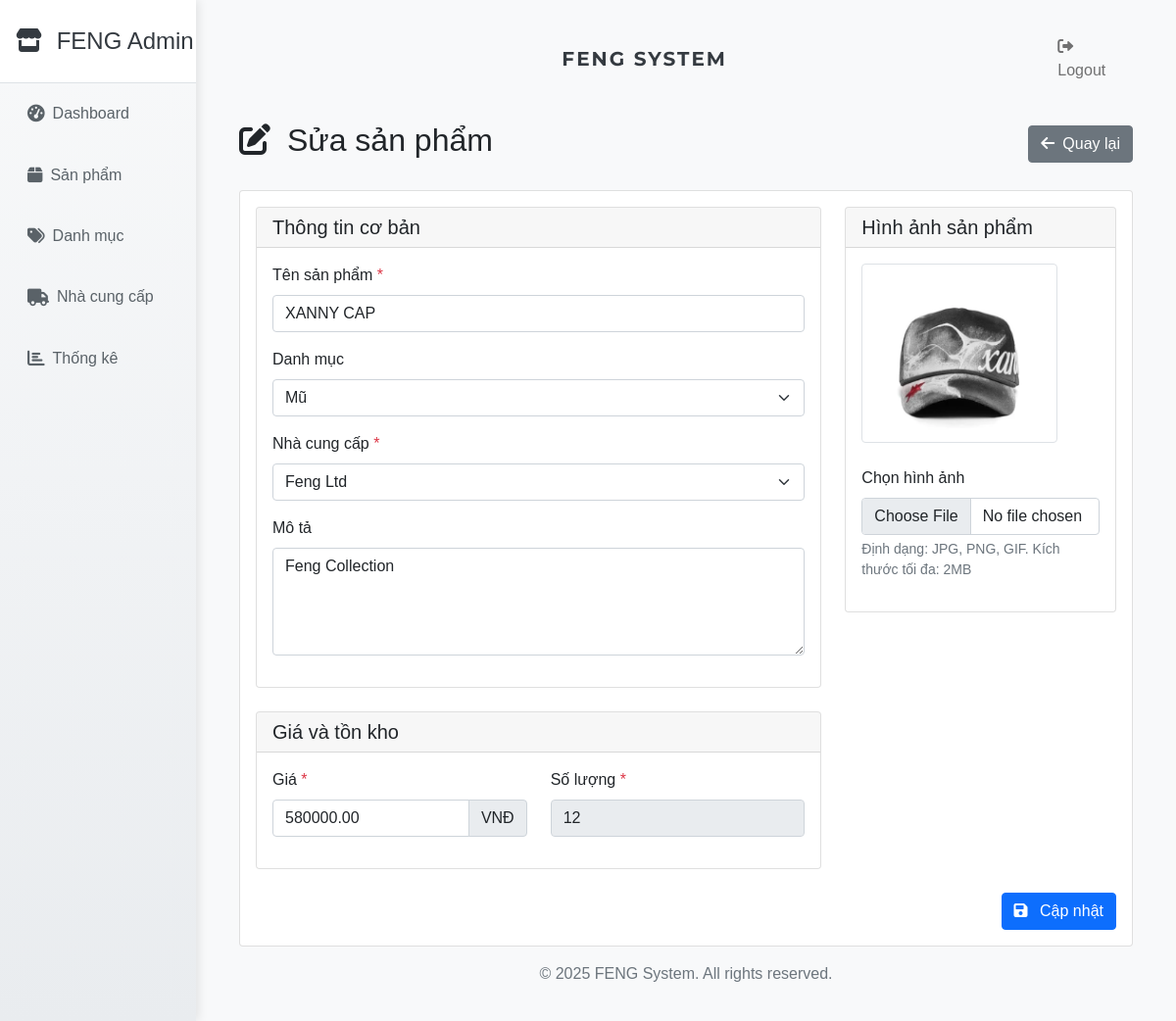
The page /PHPApp/index.php?action=edit_product&id=15 (signed in) on the database its author committed.
### tables this page shows
CREATE TABLE `products` (
  `id` int NOT NULL AUTO_INCREMENT,
  `name` varchar(255) NOT NULL,
  `description` text,
  `price` decimal(10,2) NOT NULL,
  `quantity` int NOT NULL DEFAULT '0',
  `image` varchar(255) DEFAULT NULL,
  `category_id` int DEFAULT NULL,
  `created_at` datetime DEFAULT CURRENT_TIMESTAMP,
  PRIMARY KEY (`id`),
  KEY `category_id` (`category_id`),
  CONSTRAINT `products_ibfk_1` FOREIGN KEY (`category_id`) REFERENCES `categories` (`id`) ON DELETE SET NULL
);

CREATE TABLE `categories` (
  `id` int NOT NULL AUTO_INCREMENT,
  `name` varchar(255) NOT NULL,
  `description` text,
  `created_at` datetime DEFAULT CURRENT_TIMESTAMP,
  PRIMARY KEY (`id`)
);

### PHPApp/config/database.php (called while the page is built, shortened)
<?php
class Database {
    private $host = "localhost";
    private $db_name = "bt3";
    private $username = "root";
    private $password = "123456789";
    public function getConnection() {
        $this->conn = null;
        try {
            $this->conn = new PDO(
                "mysql:host=" . $this->host . ";dbname=" . $this->db_name,
                $this->username,
                $this->password
            );
            $this->conn->setAttribute(PDO::ATTR_ERRMODE, PDO::ERRMODE_EXCEPTION);
            $this->conn->exec("set names utf8");
        } catch(PDOException $e) {
            echo "Connection error: " . $e->getMessage();
        }
        return $this->conn;
    }
}

### PHPApp/models/Product.php (called while the page is built, shortened)
<?php
class Product {
    private $conn;
    private $table_name = "products";
    public $id;
    public function __construct($db) {
        $this->conn = $db;
    }
    public function readOne() {
        $query = "SELECT p.*, c.name as category_name,
                        GROUP_CONCAT(DISTINCT s.id SEPARATOR ',') as supplier_ids,
                        GROUP_CONCAT(DISTINCT s.name SEPARATOR ',') as supplier_names,
                        GROUP_CONCAT(DISTINCT ps.price SEPARATOR ',') as supplier_prices
                 FROM " . $this->table_name . " p
                 LEFT JOIN categories c ON p.category_id = c.id
                 LEFT JOIN product_suppliers ps ON p.id = ps.product_id
                 LEFT JOIN suppliers s ON ps.supplier_id = s.id
                 WHERE p.id = ?
                 GROUP BY p.id
                 LIMIT 0,1";
        $stmt = $this->conn->prepare($query);
        $stmt->bindParam(1, $this->id);
        $stmt->execute();
        $row = $stmt->fetch(PDO::FETCH_ASSOC);
        if($row) {
            $this->name = $row['name'];
            $this->description = $row['description'];
            $this->price = $row['price'];
            $this->quantity = $row['quantity'];
            $this->image = $row['image'];
            $this->category_id = $row['category_id'];
            $this->supplier_ids = $row['supplier_ids'] ? explode(',', $row['supplier_ids']) : array();
            return true;
        }
        return false;
    }
}

### PHPApp/models/Category.php (called while the page is built, shortened)
<?php
class Category {
    private $conn;
    private $table_name = "categories";
    public function __construct($db) {
        $this->conn = $db;
    }
    public function read($limit = null, $offset = null) {
        $query = "SELECT * FROM " . $this->table_name . " ORDER BY created_at DESC";
        $stmt = $this->conn->prepare($query);
        $stmt->execute();
        return $stmt;
    }
}

### PHPApp/models/Supplier.php (called while the page is built, shortened)
<?php
class Supplier {
    private $conn;
    private $table_name = "suppliers";
    public function __construct($db) {
        $this->conn = $db;
    }
    public function read($limit = null, $offset = null) {
        $query = "SELECT * FROM " . $this->table_name . " ORDER BY created_at DESC";
        $stmt = $this->conn->prepare($query);
        $stmt->execute();
        return $stmt;
    }
}

### PHPApp/views/products/form.php (the view, shortened to what this page needs)
<div class="container-fluid">
    <div class="d-flex justify-content-between align-items-center mb-4">
        <h2>
            <i class="fas <?php echo isset($product) ? 'fa-edit' : 'fa-plus'; ?> me-2"></i>
            <?php echo isset($product) ? 'Sửa sản phẩm' : 'Thêm sản phẩm mới'; ?>
        </h2>
        <a href="index.php?action=products" class="btn btn-secondary">
            <i class="fas fa-arrow-left me-2"></i>Quay lại
        </a>
    </div>
    <div class="card">
        <div class="card-body">
            <form action="index.php?action=<?php echo isset($product) ? 'update_product' : 'store_product'; ?>"
                  method="POST"
                  enctype="multipart/form-data"
                  class="needs-validation"
                  novalidate>
                <div class="row">
                    <div class="col-md-8">
                        <div class="card mb-4">
                            <div class="card-header">
                                <h5 class="card-title mb-0">Thông tin cơ bản</h5>
                            </div>
                            <div class="card-body">
                                <div class="mb-3">
                                    <label for="name" class="form-label">Tên sản phẩm <span class="text-danger">*</span></label>
                                    <input type="text"
                                           class="form-control"
                                           id="name"
                                           name="name"
                                           value="<?php echo isset($product) ? htmlspecialchars($product['name']) : ''; ?>"
                                           required>
                                </div>
                                <div class="mb-3">
                                    <label for="category_id" class="form-label">Danh mục</label>
                                    <select class="form-select" id="category_id" name="category_id">
                                        <?php foreach ($categories as $category): ?>
                                            <option value="<?php echo $category['id']; ?>"
                                                <?php echo (isset($product) && $product['category_id'] == $category['id']) ? 'selected' : ''; ?>>
                                                <?php echo htmlspecialchars($category['name']); ?>
                                            </option>
                                        <?php endforeach; ?>
                                    </select>
                                </div>
                                <div class="mb-3">
                                    <label for="supplier_id" class="form-label">Nhà cung cấp <span class="text-danger">*</span></label>
                                    <select class="form-select" id="supplier_id" name="supplier_id" required>
                                        <?php foreach ($suppliers as $supplier): ?>
                                            <option value="<?php echo $supplier['id']; ?>"
                                                <?php echo (isset($product) && in_array($supplier['id'], $product['supplier_ids'] ?? [])) ? 'selected' : ''; ?>>
                                                <?php echo htmlspecialchars($supplier['name']); ?>
                                            </option>
                                        <?php endforeach; ?>
                                    </select>
                                </div>
                                <div class="mb-3">
                                    <label for="description" class="form-label">Mô tả</label>
                                    <textarea class="form-control"
                                              id="description"
                                              name="description"
                                              rows="4"><?php echo isset($product) ? htmlspecialchars($product['description']) : ''; ?></textarea>
                                </div>
                            </div>
                        </div>
                        <div class="card mb-4">
                            <div class="card-header">
                                <h5 class="card-title mb-0">Giá và tồn kho</h5>
                            </div>
                            <div class="card-body">
                                <div class="row">
                                    <div class="col-md-6">
                                        <div class="mb-3">
                                            <label for="price" class="form-label">Giá <span class="text-danger">*</span></label>
                                            <div class="input-group">
                                                <input type="number"
                                                       class="form-control"
                                                       id="price"
                                                       name="price"
                                                       value="<?php echo (isset($product['price']) ? $product['price'] : ''); ?>"
                                                       required
                                                       min="0"
                                                       step="0.01">
                                                <span class="input-group-text">VNĐ</span>
                                            </div>
                                        </div>
                                    </div>
                                    <div class="col-md-6">
                                        <div class="mb-3">
                                            <label for="quantity" class="form-label">Số lượng <span class="text-danger">*</span></label>
                                            <input type="number"
                                                   class="form-control"
                                                   id="quantity"
                                                   name="quantity"
                                                   value="<?php echo (isset($product['quantity']) ? $product['quantity'] : (isset($product) ? '' : '0')); ?>"
                                                   required
                                                   min="0"
                                                   readonly disabled>
                                        </div>
                                    </div>
                                </div>
                            </div>
                        </div>
                    </div>
                    <div class="col-md-4">
                        <div class="card mb-4">
                            <div class="card-header">
                                <h5 class="card-title mb-0">Hình ảnh sản phẩm</h5>
                            </div>
                            <div class="card-body">
                                <div class="mb-3">
                                    <?php if (isset($product) && !empty($product['image'])): ?>
                                        <div class="mb-3">
                                            <img src="uploads/products/<?php echo htmlspecialchars($product['image']); ?>"
                                                 alt="Current product image"
                                                 class="img-thumbnail mb-2"
                                                 style="max-width: 200px;">
                                        </div>
                                    <?php endif; ?>
                                    <label for="image" class="form-label">Chọn hình ảnh</label>
                                    <input type="file"
                                           class="form-control"
                                           id="image"
                                           name="image"
                                           accept="image/*"
                                           <?php echo !isset($product) ? 'required' : ''; ?>>
                                    <div class="form-text">Định dạng: JPG, PNG, GIF. Kích thước tối đa: 2MB</div>
                                </div>
                            </div>
                        </div>
                    </div>
                </div>
                <div class="text-end">
                    <button type="submit" class="btn btn-primary">
                        <i class="fas fa-save me-2"></i>
                        <?php echo isset($product) ? 'Cập nhật' : 'Thêm mới'; ?>
                    </button>
                </div>
            </form>
        </div>
    </div>
</div>
<?php
require_once 'views/layouts/admin.php';
?>

### PHPApp/views/layouts/admin.php (style rules this page uses)
body { background: #f8f9fa; font-family: 'Arial', sans-serif; }

### rows shown on the page
products: name "XANNY CAP", category_id "Mũ", description "Feng Collection", price "580000.00", quantity "12", image (picture)

### other values the page prints
form field supplier_id "Feng Ltd"
